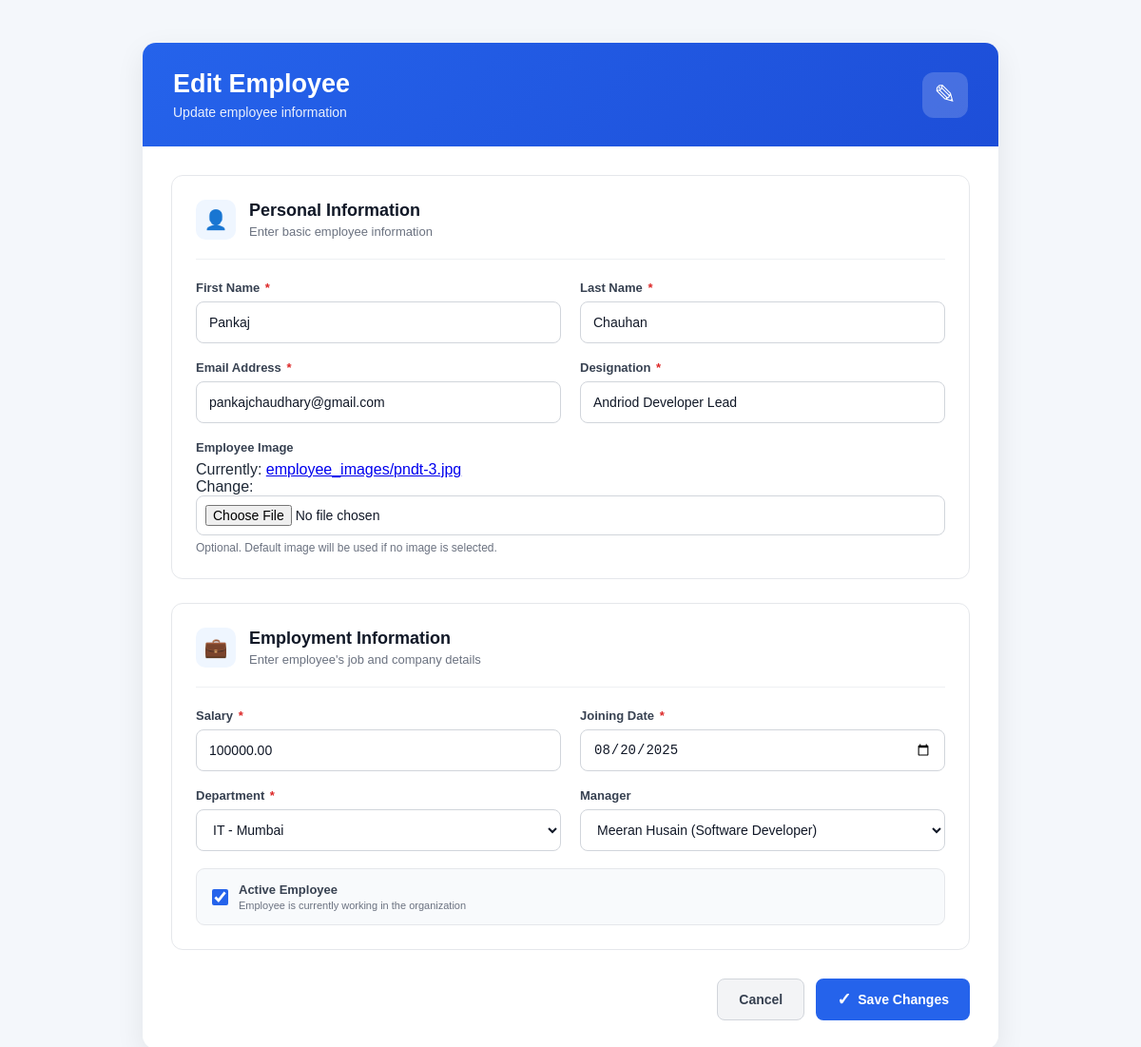
The app's page /employee/3/edit/ with its own data.
### employees/models.py (models this page shows, shortened)
class Employee(models.Model):
    first_name = models.CharField(max_length=50)
    last_name = models.CharField(max_length=50)
    email = models.EmailField(unique=True)
    designation = models.CharField(max_length=100)
    image = models.ImageField(upload_to='employee_images', default='default.png')
    salary = models.DecimalField(max_digits=10, decimal_places=2)
    joining_date = models.DateField()
    is_active = models.BooleanField(default=True)
    department = models.ForeignKey(Department, on_delete=models.SET_NULL, blank=True, null=True)
    manager = models.ForeignKey("self", on_delete=models.SET_NULL, blank=True, null=True)
    is_deleted = models.BooleanField(default=False)  # Soft delete flag
    def __str__(self):
        return f"{self.first_name} {self.last_name} ({self.designation})"

### employees/views.py (the view)
# urls.py: path('<int:id>/edit/', views.employee_edit, name='employee_edit'),
def employee_edit(request, id):
    employee = get_object_or_404(Employee, id=id, is_deleted=False)
    if request.method == 'POST':
        form = EmployeeForm(request.POST, request.FILES, instance=employee)
        if form.is_valid():
            form.save()
            return redirect('employee_detail', id=employee.id)
    else:
        form = EmployeeForm(instance=employee)
    context = {
        'form': form,
        'employee': employee,
        'page_title': 'Edit Employee',
        'button_text': 'Save Changes',
    }
    return render(request, 'employee_form.html', context)

### employees/models.py (called while the page is built)
    def __str__(self):
        return f"{self.dept_name} - {self.dept_location}"

### templates/employee_form.html (shortened to what this page needs)
{% load static %}
<!doctype html>
<html lang="en">
  <head>
    <link rel="stylesheet" href="{% static 'css/employee_add.css' %}" />
  </head>
  <body>
    <div class="page-wrapper">
      <div class="form-container">
        <div class="form-header">
          <div>
            <h1>{{ page_title }}</h1>
            <p>
                {% if employee %}
                    Update employee information
                {% else %}
                    Create a new employee record
                {% endif %}
            </p>
          </div>
            <div class="header-icon">
              {% if employee %}✎{% else %}+{% endif %}
            </div>
        </div>
        <form method="POST" enctype="multipart/form-data">
          <div class="form-section">
            <div class="section-header">
              <div class="section-icon">👤</div>
              <div>
                <h2>Personal Information</h2>
                <p>Enter basic employee information</p>
              </div>
            </div>
            <div class="form-row">
              <div class="form-group">
                <label for="{{ form.first_name.id_for_label }}">
                  First Name
                  <span>*</span>
                </label>
                {{ form.first_name }}
              </div>
              <div class="form-group">
                <label for="{{ form.last_name.id_for_label }}">
                  Last Name
                  <span>*</span>
                </label>
                {{ form.last_name }}
              </div>
            </div>
            <div class="form-row">
              <div class="form-group">
                <label for="{{ form.email.id_for_label }}">
                  Email Address
                  <span>*</span>
                </label>
                {{ form.email }}
              </div>
              <div class="form-group">
                <label for="{{ form.designation.id_for_label }}">
                  Designation
                  <span>*</span>
                </label>
                {{ form.designation }}
              </div>
            </div>
            <div class="form-group image-field">
              <label for="{{ form.image.id_for_label }}">
                Employee Image
              </label>
              {{ form.image }}
              <small>
                Optional. Default image will be used if no image is selected.
              </small>
            </div>
          </div>
          <div class="form-section">
            <div class="section-header">
              <div class="section-icon">💼</div>
              <div>
                <h2>Employment Information</h2>
                <p>Enter employee's job and company details</p>
              </div>
            </div>
            <div class="form-row">
              <div class="form-group">
                <label for="{{ form.salary.id_for_label }}">
                  Salary
                  <span>*</span>
                </label>
                {{ form.salary }}
              </div>
              <div class="form-group">
                <label for="{{ form.joining_date.id_for_label }}">
                  Joining Date
                  <span>*</span>
                </label>
                {{ form.joining_date }}
              </div>
            </div>
            <div class="form-row">
              <div class="form-group">
                <label for="{{ form.department.id_for_label }}">
                  Department
                  <span>*</span>
                </label>
                {{ form.department }}
              </div>
              <div class="form-group">
                <label for="{{ form.manager.id_for_label }}"> Manager </label>
                {{ form.manager }}
              </div>
            </div>
            <div class="active-wrapper">
              {{ form.is_active }}
              <label for="{{ form.is_active.id_for_label }}">
                <strong>Active Employee</strong>
                <small>Employee is currently working in the organization</small>
              </label>
            </div>
          </div>
          <div class="form-actions">
            <a href="/" class="cancel-btn"> Cancel </a>
            <button type="submit" class="submit-btn">
              <span>{% if employee %}✓{% else %}+{% endif %}</span>
              {{ button_text }}
            </button>
          </div>
        </form>
      </div>
    </div>
</body>
</html>

### Employee_main/static/css/employee_add.css (style rules this page uses)
* { margin: 0; padding: 0; box-sizing: border-box; }
body { font-family: Arial, Helvetica, sans-serif; background: #f4f7fb; color: #1f2937; }
.page-wrapper { min-height: 100vh; padding: 45px 20px; }
.form-container { width: 100%; max-width: 900px; margin: auto; background: #ffffff; border-radius: 14px; overflow: hidden; box-shadow: 0 10px 30px rgba(0, 0, 0, 0.08); }
.form-header { display: flex; align-items: center; justify-content: space-between; padding: 28px 32px; background: linear-gradient(135deg, #2563eb, #1d4ed8); color: white; }
.form-header h1 { font-size: 27px; font-weight: 700; margin-bottom: 6px; }
.form-header p { font-size: 14px; opacity: 0.9; }
.header-icon { width: 48px; height: 48px; display: flex; align-items: center; justify-content: center; border-radius: 12px; background: rgba(255, 255, 255, 0.18); font-size: 28px; font-weight: 300; }
form { padding: 30px; }
.form-section { border: 1px solid #e5e7eb; border-radius: 12px; padding: 25px; margin-bottom: 25px; background: #ffffff; }
.section-header { display: flex; align-items: center; gap: 14px; padding-bottom: 20px; margin-bottom: 22px; border-bottom: 1px solid #eef0f3; }
.section-icon { width: 42px; height: 42px; display: flex; align-items: center; justify-content: center; border-radius: 10px; background: #eff6ff; font-size: 20px; }
.section-header h2 { font-size: 18px; font-weight: 700; color: #111827; margin-bottom: 4px; }
.section-header p { font-size: 13px; color: #6b7280; }
.form-row { display: flex; gap: 20px; margin-bottom: 18px; }
.form-group { flex: 1; }
.form-group label { display: block; margin-bottom: 7px; font-size: 13px; font-weight: 600; color: #374151; }
.form-group label span { color: #dc2626; margin-left: 2px; }
.form-control { width: 100%; height: 44px; padding: 0 13px; border: 1px solid #d1d5db; border-radius: 8px; background: #ffffff; color: #111827; font-size: 14px; outline: none; transition: border-color 0.2s ease, box-shadow 0.2s ease; }
.form-control::placeholder { color: #9ca3af; }
.image-field { margin-top: 4px; }
.image-field input[type="file"] { height: auto; padding: 9px; cursor: pointer; }
.image-field small { display: block; margin-top: 6px; color: #6b7280; font-size: 12px; }
select.form-control { cursor: pointer; }
.active-wrapper { display: flex; align-items: center; gap: 11px; padding: 14px 16px; background: #f8fafc; border: 1px solid #e5e7eb; border-radius: 9px; }
.active-wrapper input { width: 17px; height: 17px; cursor: pointer; accent-color: #2563eb; }
.active-wrapper label { display: flex; flex-direction: column; gap: 3px; cursor: pointer; }
.active-wrapper strong { font-size: 13px; color: #374151; }
.active-wrapper small { font-size: 11px; color: #6b7280; }
.form-actions { display: flex; justify-content: flex-end; gap: 12px; padding-top: 5px; }
.cancel-btn, .submit-btn { height: 44px; padding: 0 22px; border-radius: 8px; font-size: 14px; font-weight: 600; cursor: pointer; text-decoration: none; display: inline-flex; align-items: center; justify-content: center; transition: 0.2s ease; }
.cancel-btn { color: #374151; background: #f3f4f6; border: 1px solid #d1d5db; }
.submit-btn { color: white; background: #2563eb; border: none; }
.submit-btn span { font-size: 18px; margin-right: 7px; }

### records on screen
Employee: first_name "Pankaj", last_name "Chauhan", email "pankajchaudhary@gmail.com", designation "Andriod Developer Lead", salary "100000.00", joining_date "08/20/2025", department "IT - Mumbai", manager "Meeran Husain (Software Developer)", is_active "☑"

### other values on screen
{{ page_title }} "Edit Employee"
{{ button_text }} "Save Changes"
